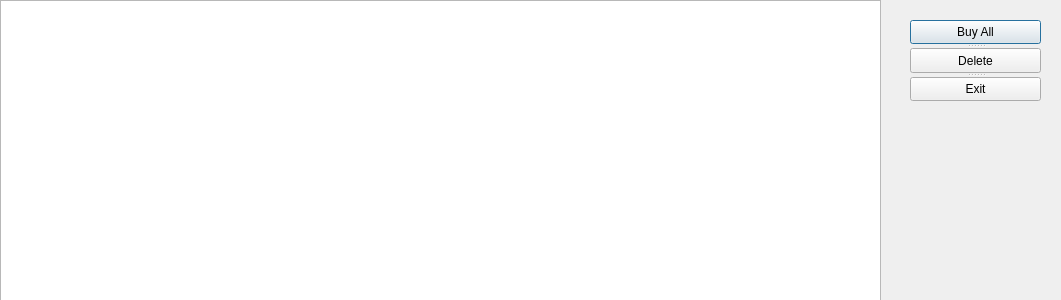
<?xml version="1.0" encoding="UTF-8"?>
<ui version="4.0">
 <class>ShowCart</class>
 <widget class="QDialog" name="ShowCart">
  <property name="geometry">
   <rect>
    <x>0</x>
    <y>0</y>
    <width>1061</width>
    <height>300</height>
   </rect>
  </property>
  <property name="windowTitle">
   <string>Dialog</string>
  </property>
  <widget class="QTableView" name="tableView">
   <property name="geometry">
    <rect>
     <x>0</x>
     <y>0</y>
     <width>881</width>
     <height>301</height>
    </rect>
   </property>
  </widget>
  <widget class="QSplitter" name="splitter">
   <property name="geometry">
    <rect>
     <x>910</x>
     <y>20</y>
     <width>131</width>
     <height>81</height>
    </rect>
   </property>
   <property name="orientation">
    <enum>Qt::Vertical</enum>
   </property>
   <widget class="QPushButton" name="buyBtn">
    <property name="text">
     <string>Buy All</string>
    </property>
   </widget>
   <widget class="QPushButton" name="delBtn">
    <property name="text">
     <string>Delete</string>
    </property>
   </widget>
   <widget class="QPushButton" name="exitBtn">
    <property name="text">
     <string>Exit</string>
    </property>
   </widget>
  </widget>
 </widget>
 <resources/>
 <connections>
  <connection>
   <sender>buyBtn</sender>
   <signal>clicked()</signal>
   <receiver>ShowCart</receiver>
   <slot>accept()</slot>
   <hints>
    <hint type="sourcelabel">
     <x>956</x>
     <y>38</y>
    </hint>
    <hint type="destinationlabel">
     <x>996</x>
     <y>9</y>
    </hint>
   </hints>
  </connection>
  <connection>
   <sender>exitBtn</sender>
   <signal>clicked()</signal>
   <receiver>ShowCart</receiver>
   <slot>exec()</slot>
   <hints>
    <hint type="sourcelabel">
     <x>967</x>
     <y>96</y>
    </hint>
    <hint type="destinationlabel">
     <x>1001</x>
     <y>128</y>
    </hint>
   </hints>
  </connection>
 </connections>
</ui>
